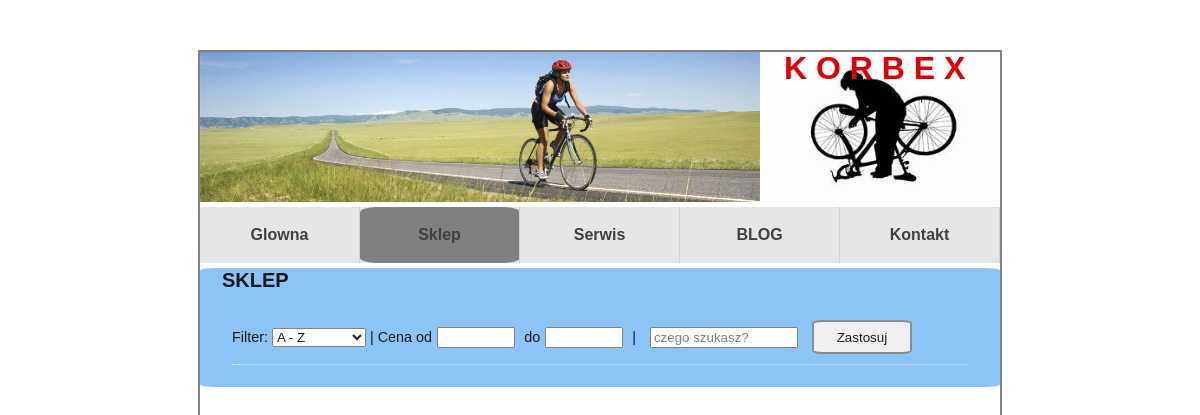
/store, run on an earlier commit of the app's database.
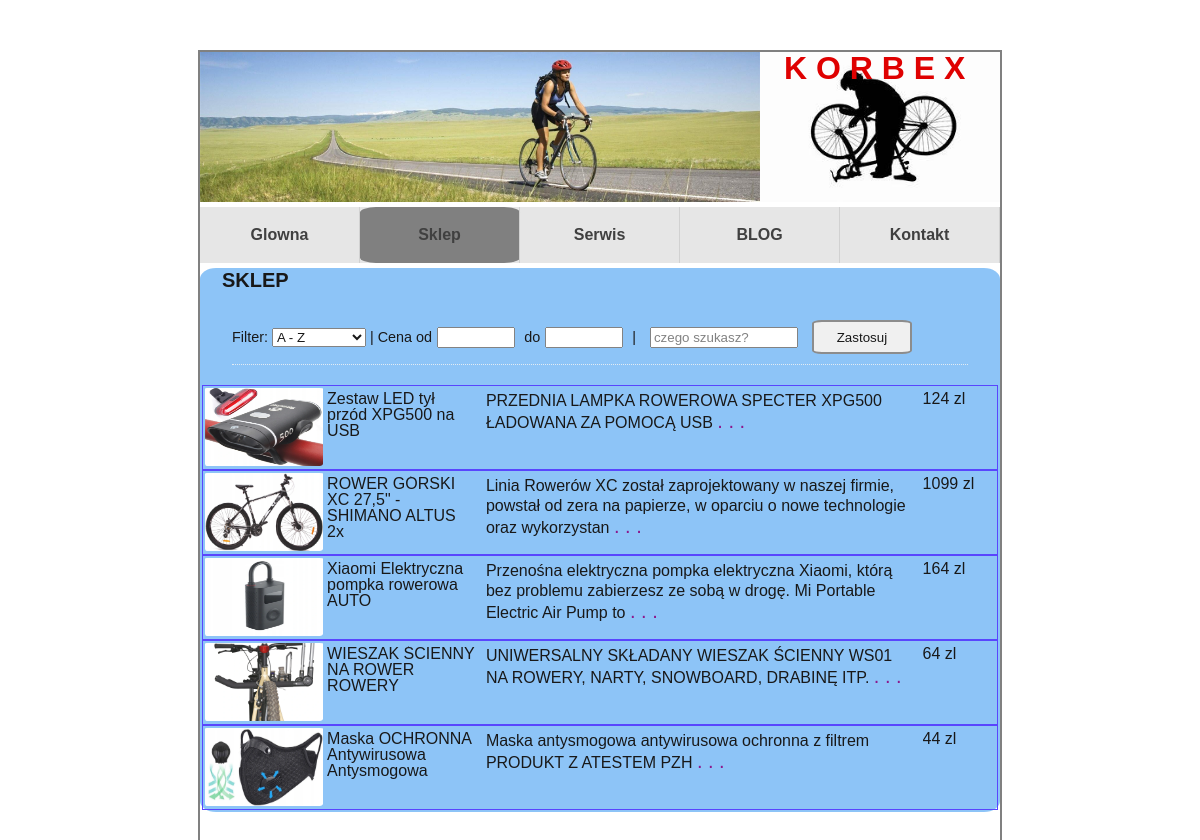
And on a later commit of the database.
### korbex/models.py (models this page shows, shortened)
class StoreProducts(models.Model):
    image = models.ImageField(null=True, blank=True)
    name_product = models.CharField(max_length=40, unique=True)
    incomplete_description = models.TextField(max_length=130)
    continue_description = models.TextField(max_length=600, null=True, blank=True)
    price = models.PositiveIntegerField()
    @property
    def imageUrl(self):
        try:
            im = self.image.url
        except:
            im = ''
        return im

### korbex/views.py (the view)
# urls.py: path('store', views.store, name='store_p'),
def store(request):
    context = {}
    context['sort_form'] = SortedForm()
    context['prices_form'] = PriceMinMax()
    context['search_form'] = SearchForm()
    context['products'] = StoreProducts.objects.all()
    return render(request, 'korbex/store.html', context)

### korbex/forms.py
class SortedForm(forms.Form):
    sorted_prod = forms.ChoiceField(choices=option, label='')

class PriceMinMax(forms.Form):
    price_min = forms.IntegerField(widget=forms.NumberInput(attrs={"class": "price"}), min_value=0, max_value=99999)
    price_max = forms.IntegerField(widget=forms.NumberInput(attrs={"class": "price"}), min_value=1, max_value=100000)

### korbex/templates/korbex/store.html (shortened to what this page needs)
{% extends './index.html' %}
{% load static %}
{%block store%}
    active
{%endblock%}
{% block content %}
<div class="content-store">
    <h3>SKLEP</h3>
    <div class="sort-bar">
        <form action="#" method="GET">
           Filter:
        {{sort_form}}
            | Cena  od{{prices_form.price_min}} do{{prices_form.price_min}}
            |           {{search_form}}
            <input class="zastosuj" type="submit" value="Zastosuj">
        </form>
    </div>
<ul class="thumb-list">
    {% for prod in products %}
       <li>
           <div><img src="{{ prod.imageUrl }}"></div>
            <h4>{{prod.name_product}}</h4>
            <p>{{prod.incomplete_description}}
                <label style="font-size: 20px" for="{{prod.id}}">. . .</label>
            </p>
           <div class="price">{{ prod.price }} zl</div>
       </li>
    {% endfor %}
</ul>
</div>
{% endblock %}

### korbex/templates/korbex/index.html (shortened to what this page needs)
<!DOCTYPE html>
{% load static %}
<html lang="en">
<head>
    <link rel="stylesheet" href="{% static 'css/reset.css' %}">
    <link rel="stylesheet" href="{% static 'css/style.css' %}">
</head>
<body>
    <div class="container">
        <div class="header">
            <div class="title-block">
                <img src="{% static 'images/stones.jpg' %}" width="100%" height="100%">
            </div>
            <div class="userpic">
                <img src="{% static 'images/service.jpeg' %}"  width="100%" height="100%">
                <h1>K O R B E X</h1>
            </div>
        </div>
        <div class="nav">
            <ul>
                <li class="{%block home%}{%endblock%}"><a href="{% url 'home_p' %}">Glowna</a></li>
                <li class="{%block store%}{%endblock%}"><a href="{% url 'store_p' %}">Sklep</a></li>
                <li class="{%block service%}{%endblock%}"><a href="{% url 'service_p' %}">Serwis</a></li>
                <li class="{%block blog%}{%endblock%}"><a href="{% url 'blog_p' %}">BLOG</a></li>
                <li class="{%block contact%}{%endblock%}"><a href="{% url 'contact_p' %}">Kontakt</a></li>
            </ul>
        </div>
        <div class="content-wrapper">
            {% block content %}
            {% endblock %}
        </div>
    </div>
</body>
</html>

### static/css/style.css (style rules this page uses)
body { font-family: Raleway, sans-serif; background-image: url(http://bgfons.com/upload/asphalt_texture3647.jpg); }
h3 { font-size: 20px; font-weight: bold; margin-bottom: 10px; margin-left: 20px; }
.container { width: 800px; min-height: 800px; border: 2px grey solid ; margin: 0 auto; margin-top: 50px; }
.header { display: flex; height: 150px; }
.title-block { background-size: cover; display: flex; width: 70%; height: 100%; justify-content: center; align-items: center; font-size: 2em; }
.userpic { position: relative; display: flex; height: 100%; width: 30%; }
.userpic h1 { position: absolute; top: 0px; left: 10%; color: #DF0101; font-weight: bold; font-size: 2rem; }
.nav ul { display: flex; background: rgb(230, 230, 230); margin: 5px 0; }
.nav li { width: 20%; }
.active { background-color: grey; border-radius: 10%; }
.nav li a { display: flex; padding: 20px; justify-content: center; text-decoration: none; color: #404040; font-weight: bold; border-right: 1px solid #d1d1d1; transition: background .5s ease; }
p { line-height: 20px; }
.content-wrapper { display: flex; }
.sort-bar { border-bottom: 1px dotted #dfe9f2; font: 0.9em Helvetica, Arial, Tahoma; margin: 20px 30px; padding: 10px 0; }
.price { width: 70px; }
.search { width: 140px; margin-left: 10px; }
.zastosuj { width: 100px; height: 34px; margin-left: 10px; border-radius:10%; border: 2px solid grey; }
.content-store { background: #81BEF7; width: 100%; padding: 2px; border-radius: 2%; opacity: 0.9; }
.thumb-list { display: flex; flex-direction: column; overflow: hidden; margin: 0; padding: 0; }
.thumb-list li { display: grid; grid-template-columns: 15% 20% 55% 10%; border: 1px #4833FE solid; }
.thumb-list li img { height: 78px; width: 118px; padding-top: 2px; padding-left: 2px; border-radius: 3%; z-index: 0; }
.thumb-list li h4 { overflow: hidden; margin: 5px; }
.thumb-list li p { overflow: hidden; margin: 5px; }
.price { overflow: hidden; margin: 5px; }
.reference ~ label { font-size: 16px; padding: 0; color: purple; cursor: pointer; display: inline-block; }

What changed in the data, as far as the page shows it:
added StoreProducts: imageUrl (picture), name_product "Zestaw LED tył przód XPG500 na USB", incomplete_description "PRZEDNIA LAMPKA ROWEROWA SPECTER XPG500 ŁADOWANA ZA POMOCĄ USB", price "124"
added StoreProducts: imageUrl (picture), name_product "ROWER GÓRSKI XC 27,5\" - SHIMANO ALTUS 2x", incomplete_description "Linia Rowerów XC został zaprojektowany w naszej firmie, powstał od zera na papierze, w oparciu o nowe technologie oraz wykorzystan", price "1099"
added StoreProducts: imageUrl (picture), name_product "Xiaomi Elektryczna pompka rowerowa AUTO", incomplete_description "Przenośna elektryczna pompka elektryczna Xiaomi, którą bez problemu zabierzesz ze sobą w drogę. Mi Portable Electric Air Pump to", price "164"
added StoreProducts: imageUrl (picture), name_product "WIESZAK ŚCIENNY NA ROWER ROWERY", incomplete_description "UNIWERSALNY SKŁADANY WIESZAK ŚCIENNY WS01 NA ROWERY, NARTY, SNOWBOARD, DRABINĘ ITP.", price "64"
added StoreProducts: imageUrl (picture), name_product "Maska OCHRONNA Antywirusowa Antysmogowa", incomplete_description "Maska antysmogowa antywirusowa ochronna z filtrem PRODUKT Z ATESTEM PZH", price "44"
